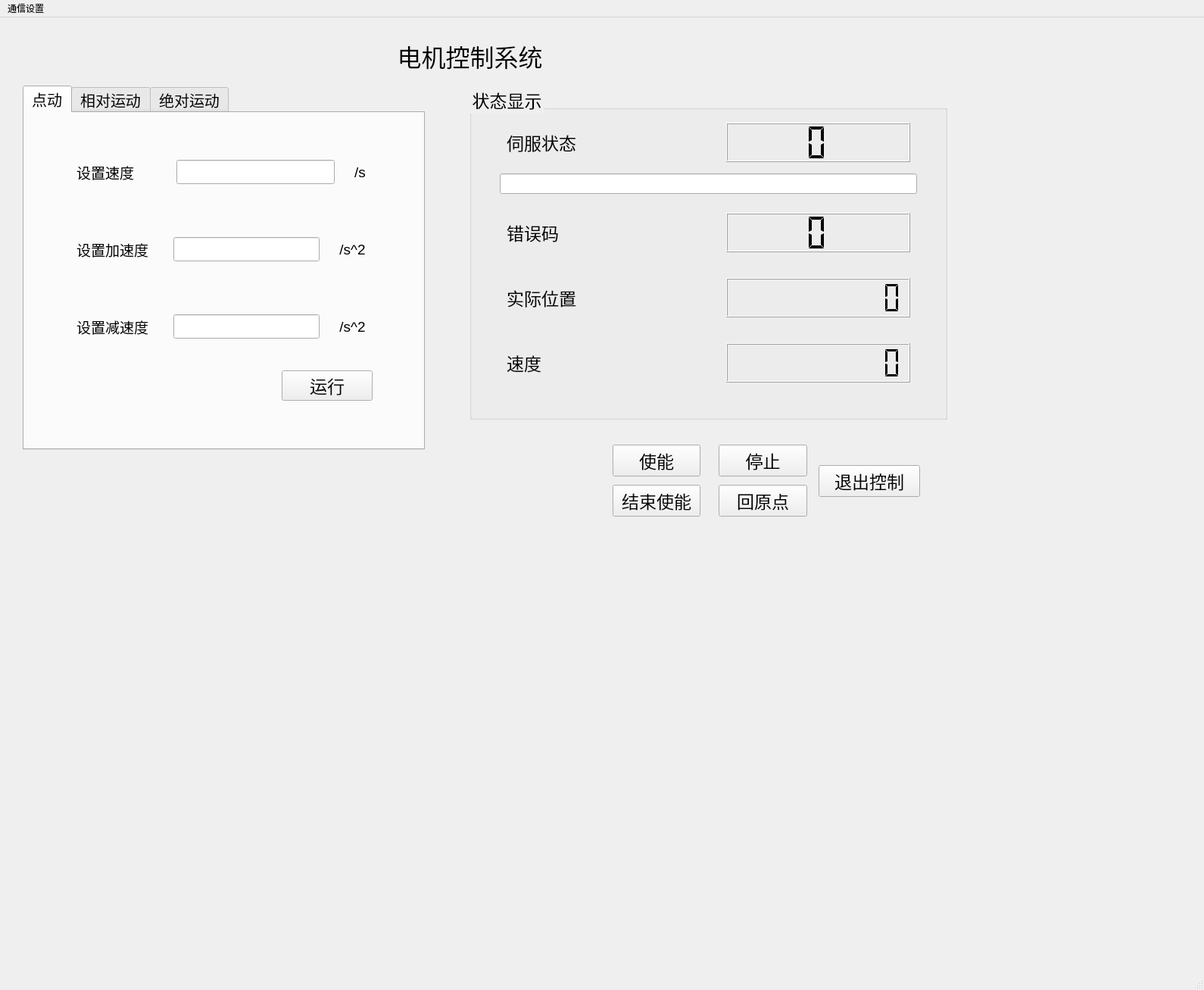
<?xml version="1.0" encoding="UTF-8"?>
<ui version="4.0">
 <class>form</class>
 <widget class="QMainWindow" name="form">
  <property name="geometry">
   <rect>
    <x>0</x>
    <y>0</y>
    <width>1590</width>
    <height>1307</height>
   </rect>
  </property>
  <property name="windowTitle">
   <string>MainWindow</string>
  </property>
  <widget class="QWidget" name="centralwidget">
   <widget class="QGroupBox" name="show_widget">
    <property name="geometry">
     <rect>
      <x>620</x>
      <y>90</y>
      <width>631</width>
      <height>441</height>
     </rect>
    </property>
    <property name="font">
     <font>
      <pointsize>17</pointsize>
     </font>
    </property>
    <property name="cursor">
     <cursorShape>ForbiddenCursor</cursorShape>
    </property>
    <property name="styleSheet">
     <string notr="true">color: rgb(0, 0, 0);</string>
    </property>
    <property name="title">
     <string>状态显示</string>
    </property>
    <widget class="QWidget" name="result_widget" native="true">
     <property name="geometry">
      <rect>
       <x>40</x>
       <y>40</y>
       <width>551</width>
       <height>361</height>
      </rect>
     </property>
     <layout class="QVBoxLayout" name="verticalLayout">
      <item>
       <widget class="QWidget" name="state_widget" native="true">
        <layout class="QHBoxLayout" name="horizontalLayout_16">
         <item>
          <widget class="QLabel" name="statelabel">
           <property name="font">
            <font>
             <pointsize>17</pointsize>
            </font>
           </property>
           <property name="text">
            <string>伺服状态</string>
           </property>
           <property name="alignment">
            <set>Qt::AlignLeading|Qt::AlignLeft|Qt::AlignVCenter</set>
           </property>
          </widget>
         </item>
         <item>
          <spacer name="horizontalSpacer_33">
           <property name="orientation">
            <enum>Qt::Horizontal</enum>
           </property>
           <property name="sizeType">
            <enum>QSizePolicy::Fixed</enum>
           </property>
           <property name="sizeHint" stdset="0">
            <size>
             <width>40</width>
             <height>20</height>
            </size>
           </property>
          </spacer>
         </item>
         <item>
          <widget class="QLCDNumber" name="stateNumber">
           <property name="font">
            <font>
             <pointsize>20</pointsize>
             <weight>50</weight>
             <bold>false</bold>
            </font>
           </property>
           <property name="smallDecimalPoint">
            <bool>true</bool>
           </property>
           <property name="digitCount">
            <number>1</number>
           </property>
           <property name="mode">
            <enum>QLCDNumber::Dec</enum>
           </property>
           <property name="segmentStyle">
            <enum>QLCDNumber::Flat</enum>
           </property>
           <property name="value" stdset="0">
            <double>0.000000000000000</double>
           </property>
           <property name="intValue" stdset="0">
            <number>0</number>
           </property>
          </widget>
         </item>
        </layout>
       </widget>
      </item>
      <item>
       <widget class="QLineEdit" name="lineEdit">
        <property name="font">
         <font>
          <pointsize>12</pointsize>
         </font>
        </property>
        <property name="cursor">
         <cursorShape>ForbiddenCursor</cursorShape>
        </property>
       </widget>
      </item>
      <item>
       <spacer name="verticalSpacer">
        <property name="orientation">
         <enum>Qt::Vertical</enum>
        </property>
        <property name="sizeType">
         <enum>QSizePolicy::Fixed</enum>
        </property>
        <property name="sizeHint" stdset="0">
         <size>
          <width>20</width>
          <height>10</height>
         </size>
        </property>
       </spacer>
      </item>
      <item>
       <widget class="QWidget" name="error_widget" native="true">
        <layout class="QHBoxLayout" name="horizontalLayout_17">
         <item>
          <widget class="QLabel" name="errorlabel">
           <property name="font">
            <font>
             <pointsize>17</pointsize>
            </font>
           </property>
           <property name="text">
            <string>错误码</string>
           </property>
           <property name="alignment">
            <set>Qt::AlignLeading|Qt::AlignLeft|Qt::AlignVCenter</set>
           </property>
          </widget>
         </item>
         <item>
          <spacer name="horizontalSpacer_34">
           <property name="orientation">
            <enum>Qt::Horizontal</enum>
           </property>
           <property name="sizeType">
            <enum>QSizePolicy::Fixed</enum>
           </property>
           <property name="sizeHint" stdset="0">
            <size>
             <width>40</width>
             <height>20</height>
            </size>
           </property>
          </spacer>
         </item>
         <item>
          <widget class="QLCDNumber" name="errorNumber">
           <property name="font">
            <font>
             <pointsize>20</pointsize>
             <weight>50</weight>
             <bold>false</bold>
            </font>
           </property>
           <property name="smallDecimalPoint">
            <bool>true</bool>
           </property>
           <property name="digitCount">
            <number>1</number>
           </property>
           <property name="mode">
            <enum>QLCDNumber::Dec</enum>
           </property>
           <property name="segmentStyle">
            <enum>QLCDNumber::Flat</enum>
           </property>
           <property name="value" stdset="0">
            <double>0.000000000000000</double>
           </property>
           <property name="intValue" stdset="0">
            <number>0</number>
           </property>
          </widget>
         </item>
        </layout>
       </widget>
      </item>
      <item>
       <spacer name="verticalSpacer_2">
        <property name="orientation">
         <enum>Qt::Vertical</enum>
        </property>
        <property name="sizeType">
         <enum>QSizePolicy::Fixed</enum>
        </property>
        <property name="sizeHint" stdset="0">
         <size>
          <width>20</width>
          <height>10</height>
         </size>
        </property>
       </spacer>
      </item>
      <item>
       <widget class="QWidget" name="location_widget" native="true">
        <layout class="QHBoxLayout" name="horizontalLayout_18">
         <item>
          <widget class="QLabel" name="locationlabel">
           <property name="font">
            <font>
             <pointsize>17</pointsize>
            </font>
           </property>
           <property name="text">
            <string>实际位置</string>
           </property>
           <property name="alignment">
            <set>Qt::AlignLeading|Qt::AlignLeft|Qt::AlignVCenter</set>
           </property>
          </widget>
         </item>
         <item>
          <spacer name="horizontalSpacer_35">
           <property name="orientation">
            <enum>Qt::Horizontal</enum>
           </property>
           <property name="sizeType">
            <enum>QSizePolicy::Fixed</enum>
           </property>
           <property name="sizeHint" stdset="0">
            <size>
             <width>40</width>
             <height>20</height>
            </size>
           </property>
          </spacer>
         </item>
         <item>
          <widget class="QLCDNumber" name="locationNumber">
           <property name="font">
            <font>
             <pointsize>20</pointsize>
             <weight>50</weight>
             <bold>false</bold>
            </font>
           </property>
           <property name="smallDecimalPoint">
            <bool>true</bool>
           </property>
           <property name="digitCount">
            <number>9</number>
           </property>
           <property name="mode">
            <enum>QLCDNumber::Dec</enum>
           </property>
           <property name="segmentStyle">
            <enum>QLCDNumber::Flat</enum>
           </property>
           <property name="value" stdset="0">
            <double>0.000000000000000</double>
           </property>
           <property name="intValue" stdset="0">
            <number>0</number>
           </property>
          </widget>
         </item>
        </layout>
       </widget>
      </item>
      <item>
       <spacer name="verticalSpacer_3">
        <property name="orientation">
         <enum>Qt::Vertical</enum>
        </property>
        <property name="sizeType">
         <enum>QSizePolicy::Fixed</enum>
        </property>
        <property name="sizeHint" stdset="0">
         <size>
          <width>20</width>
          <height>10</height>
         </size>
        </property>
       </spacer>
      </item>
      <item>
       <widget class="QWidget" name="val_widget" native="true">
        <layout class="QHBoxLayout" name="horizontalLayout_19">
         <item>
          <widget class="QLabel" name="speedlabel">
           <property name="font">
            <font>
             <pointsize>17</pointsize>
            </font>
           </property>
           <property name="text">
            <string>速度</string>
           </property>
           <property name="alignment">
            <set>Qt::AlignLeading|Qt::AlignLeft|Qt::AlignVCenter</set>
           </property>
          </widget>
         </item>
         <item>
          <spacer name="horizontalSpacer_36">
           <property name="orientation">
            <enum>Qt::Horizontal</enum>
           </property>
           <property name="sizeType">
            <enum>QSizePolicy::Fixed</enum>
           </property>
           <property name="sizeHint" stdset="0">
            <size>
             <width>40</width>
             <height>20</height>
            </size>
           </property>
          </spacer>
         </item>
         <item>
          <widget class="QLCDNumber" name="velNumber">
           <property name="font">
            <font>
             <pointsize>20</pointsize>
             <weight>50</weight>
             <bold>false</bold>
            </font>
           </property>
           <property name="smallDecimalPoint">
            <bool>true</bool>
           </property>
           <property name="digitCount">
            <number>9</number>
           </property>
           <property name="mode">
            <enum>QLCDNumber::Dec</enum>
           </property>
           <property name="segmentStyle">
            <enum>QLCDNumber::Flat</enum>
           </property>
           <property name="value" stdset="0">
            <double>0.000000000000000</double>
           </property>
           <property name="intValue" stdset="0">
            <number>0</number>
           </property>
          </widget>
         </item>
        </layout>
       </widget>
      </item>
     </layout>
    </widget>
   </widget>
   <widget class="QLabel" name="title">
    <property name="geometry">
     <rect>
      <x>370</x>
      <y>20</y>
      <width>501</width>
      <height>61</height>
     </rect>
    </property>
    <property name="font">
     <font>
      <pointsize>24</pointsize>
     </font>
    </property>
    <property name="text">
     <string>电机控制系统</string>
    </property>
    <property name="alignment">
     <set>Qt::AlignCenter</set>
    </property>
   </widget>
   <widget class="QTabWidget" name="set_Widget">
    <property name="geometry">
     <rect>
      <x>30</x>
      <y>90</y>
      <width>531</width>
      <height>481</height>
     </rect>
    </property>
    <property name="font">
     <font>
      <pointsize>15</pointsize>
     </font>
    </property>
    <property name="currentIndex">
     <number>0</number>
    </property>
    <widget class="QWidget" name="model1">
     <attribute name="title">
      <string>点动</string>
     </attribute>
     <widget class="QWidget" name="dian_parameter" native="true">
      <property name="geometry">
       <rect>
        <x>60</x>
        <y>30</y>
        <width>400</width>
        <height>300</height>
       </rect>
      </property>
      <layout class="QVBoxLayout" name="verticalLayout_3">
       <item>
        <widget class="QWidget" name="widget_3" native="true">
         <layout class="QHBoxLayout" name="horizontalLayout_5">
          <item>
           <widget class="QLabel" name="label_2">
            <property name="font">
             <font>
              <pointsize>14</pointsize>
             </font>
            </property>
            <property name="text">
             <string>设置速度</string>
            </property>
            <property name="alignment">
             <set>Qt::AlignLeading|Qt::AlignLeft|Qt::AlignVCenter</set>
            </property>
           </widget>
          </item>
          <item>
           <spacer name="horizontalSpacer_6">
            <property name="orientation">
             <enum>Qt::Horizontal</enum>
            </property>
            <property name="sizeType">
             <enum>QSizePolicy::Fixed</enum>
            </property>
            <property name="sizeHint" stdset="0">
             <size>
              <width>50</width>
              <height>20</height>
             </size>
            </property>
           </spacer>
          </item>
          <item>
           <widget class="QLineEdit" name="dian_Vel"/>
          </item>
          <item>
           <spacer name="horizontalSpacer_7">
            <property name="orientation">
             <enum>Qt::Horizontal</enum>
            </property>
            <property name="sizeType">
             <enum>QSizePolicy::Fixed</enum>
            </property>
            <property name="sizeHint" stdset="0">
             <size>
              <width>20</width>
              <height>10</height>
             </size>
            </property>
           </spacer>
          </item>
          <item>
           <widget class="QLabel" name="label_15">
            <property name="font">
             <font>
              <pointsize>14</pointsize>
             </font>
            </property>
            <property name="text">
             <string>/s</string>
            </property>
            <property name="alignment">
             <set>Qt::AlignCenter</set>
            </property>
           </widget>
          </item>
         </layout>
        </widget>
       </item>
       <item>
        <widget class="QWidget" name="widget_4" native="true">
         <layout class="QHBoxLayout" name="horizontalLayout_6">
          <item>
           <widget class="QLabel" name="label_13">
            <property name="font">
             <font>
              <pointsize>14</pointsize>
             </font>
            </property>
            <property name="text">
             <string>设置加速度</string>
            </property>
            <property name="alignment">
             <set>Qt::AlignLeading|Qt::AlignLeft|Qt::AlignVCenter</set>
            </property>
           </widget>
          </item>
          <item>
           <spacer name="horizontalSpacer_8">
            <property name="orientation">
             <enum>Qt::Horizontal</enum>
            </property>
            <property name="sizeType">
             <enum>QSizePolicy::Fixed</enum>
            </property>
            <property name="sizeHint" stdset="0">
             <size>
              <width>27</width>
              <height>20</height>
             </size>
            </property>
           </spacer>
          </item>
          <item>
           <widget class="QLineEdit" name="dian_Acc"/>
          </item>
          <item>
           <spacer name="horizontalSpacer_9">
            <property name="orientation">
             <enum>Qt::Horizontal</enum>
            </property>
            <property name="sizeType">
             <enum>QSizePolicy::Fixed</enum>
            </property>
            <property name="sizeHint" stdset="0">
             <size>
              <width>20</width>
              <height>10</height>
             </size>
            </property>
           </spacer>
          </item>
          <item>
           <widget class="QLabel" name="label_3">
            <property name="font">
             <font>
              <pointsize>14</pointsize>
             </font>
            </property>
            <property name="text">
             <string>/s^2</string>
            </property>
            <property name="alignment">
             <set>Qt::AlignCenter</set>
            </property>
           </widget>
          </item>
         </layout>
        </widget>
       </item>
       <item>
        <widget class="QWidget" name="widget_6" native="true">
         <layout class="QHBoxLayout" name="horizontalLayout_7">
          <item>
           <widget class="QLabel" name="label_14">
            <property name="font">
             <font>
              <pointsize>14</pointsize>
             </font>
            </property>
            <property name="text">
             <string>设置减速度</string>
            </property>
            <property name="alignment">
             <set>Qt::AlignLeading|Qt::AlignLeft|Qt::AlignVCenter</set>
            </property>
           </widget>
          </item>
          <item>
           <spacer name="horizontalSpacer_10">
            <property name="orientation">
             <enum>Qt::Horizontal</enum>
            </property>
            <property name="sizeType">
             <enum>QSizePolicy::Fixed</enum>
            </property>
            <property name="sizeHint" stdset="0">
             <size>
              <width>27</width>
              <height>20</height>
             </size>
            </property>
           </spacer>
          </item>
          <item>
           <widget class="QLineEdit" name="dian_Dec"/>
          </item>
          <item>
           <spacer name="horizontalSpacer_11">
            <property name="orientation">
             <enum>Qt::Horizontal</enum>
            </property>
            <property name="sizeType">
             <enum>QSizePolicy::Fixed</enum>
            </property>
            <property name="sizeHint" stdset="0">
             <size>
              <width>20</width>
              <height>20</height>
             </size>
            </property>
           </spacer>
          </item>
          <item>
           <widget class="QLabel" name="label_16">
            <property name="font">
             <font>
              <pointsize>14</pointsize>
             </font>
            </property>
            <property name="text">
             <string>/s^2</string>
            </property>
            <property name="alignment">
             <set>Qt::AlignCenter</set>
            </property>
           </widget>
          </item>
         </layout>
        </widget>
       </item>
      </layout>
     </widget>
     <widget class="QPushButton" name="dian_start">
      <property name="geometry">
       <rect>
        <x>340</x>
        <y>340</y>
        <width>120</width>
        <height>40</height>
       </rect>
      </property>
      <property name="font">
       <font>
        <pointsize>17</pointsize>
       </font>
      </property>
      <property name="text">
       <string>运行</string>
      </property>
     </widget>
    </widget>
    <widget class="QWidget" name="model2">
     <attribute name="title">
      <string>相对运动</string>
     </attribute>
     <widget class="QWidget" name="x_parameter" native="true">
      <property name="geometry">
       <rect>
        <x>40</x>
        <y>30</y>
        <width>420</width>
        <height>350</height>
       </rect>
      </property>
      <layout class="QVBoxLayout" name="verticalLayout_4">
       <item>
        <widget class="QWidget" name="widget_7" native="true">
         <layout class="QHBoxLayout" name="horizontalLayout_8">
          <item>
           <widget class="QLabel" name="label_5">
            <property name="font">
             <font>
              <pointsize>14</pointsize>
             </font>
            </property>
            <property name="text">
             <string>设置速度</string>
            </property>
            <property name="alignment">
             <set>Qt::AlignCenter</set>
            </property>
           </widget>
          </item>
          <item>
           <spacer name="horizontalSpacer_13">
            <property name="orientation">
             <enum>Qt::Horizontal</enum>
            </property>
            <property name="sizeType">
             <enum>QSizePolicy::Fixed</enum>
            </property>
            <property name="sizeHint" stdset="0">
             <size>
              <width>40</width>
              <height>20</height>
             </size>
            </property>
           </spacer>
          </item>
          <item>
           <widget class="QLineEdit" name="x_Vel"/>
          </item>
          <item>
           <spacer name="horizontalSpacer_14">
            <property name="orientation">
             <enum>Qt::Horizontal</enum>
            </property>
            <property name="sizeType">
             <enum>QSizePolicy::Fixed</enum>
            </property>
            <property name="sizeHint" stdset="0">
             <size>
              <width>20</width>
              <height>20</height>
             </size>
            </property>
           </spacer>
          </item>
          <item>
           <widget class="QLabel" name="label_7">
            <property name="font">
             <font>
              <pointsize>14</pointsize>
             </font>
            </property>
            <property name="text">
             <string>/s</string>
            </property>
            <property name="alignment">
             <set>Qt::AlignCenter</set>
            </property>
           </widget>
          </item>
         </layout>
        </widget>
       </item>
       <item>
        <widget class="QWidget" name="widget_8" native="true">
         <layout class="QHBoxLayout" name="horizontalLayout_9">
          <item>
           <widget class="QLabel" name="label_17">
            <property name="font">
             <font>
              <pointsize>14</pointsize>
             </font>
            </property>
            <property name="text">
             <string>设置加速度</string>
            </property>
            <property name="alignment">
             <set>Qt::AlignLeading|Qt::AlignLeft|Qt::AlignVCenter</set>
            </property>
           </widget>
          </item>
          <item>
           <spacer name="horizontalSpacer_15">
            <property name="orientation">
             <enum>Qt::Horizontal</enum>
            </property>
            <property name="sizeType">
             <enum>QSizePolicy::Fixed</enum>
            </property>
            <property name="sizeHint" stdset="0">
             <size>
              <width>17</width>
              <height>20</height>
             </size>
            </property>
           </spacer>
          </item>
          <item>
           <widget class="QLineEdit" name="x_Acc"/>
          </item>
          <item>
           <spacer name="horizontalSpacer_16">
            <property name="orientation">
             <enum>Qt::Horizontal</enum>
            </property>
            <property name="sizeType">
             <enum>QSizePolicy::Fixed</enum>
            </property>
            <property name="sizeHint" stdset="0">
             <size>
              <width>20</width>
              <height>20</height>
             </size>
            </property>
           </spacer>
          </item>
          <item>
           <widget class="QLabel" name="label_18">
            <property name="font">
             <font>
              <pointsize>14</pointsize>
             </font>
            </property>
            <property name="text">
             <string>/s^2</string>
            </property>
            <property name="alignment">
             <set>Qt::AlignCenter</set>
            </property>
           </widget>
          </item>
         </layout>
        </widget>
       </item>
       <item>
        <widget class="QWidget" name="widget_9" native="true">
         <layout class="QHBoxLayout" name="horizontalLayout_10">
          <item>
           <widget class="QLabel" name="label_19">
            <property name="font">
             <font>
              <pointsize>14</pointsize>
             </font>
            </property>
            <property name="text">
             <string>设置减速度</string>
            </property>
            <property name="alignment">
             <set>Qt::AlignLeading|Qt::AlignLeft|Qt::AlignVCenter</set>
            </property>
           </widget>
          </item>
          <item>
           <spacer name="horizontalSpacer_17">
            <property name="orientation">
             <enum>Qt::Horizontal</enum>
            </property>
            <property name="sizeType">
             <enum>QSizePolicy::Fixed</enum>
            </property>
            <property name="sizeHint" stdset="0">
             <size>
              <width>17</width>
              <height>20</height>
             </size>
            </property>
           </spacer>
          </item>
          <item>
           <widget class="QLineEdit" name="x_Dec"/>
          </item>
          <item>
           <spacer name="horizontalSpacer_18">
            <property name="orientation">
             <enum>Qt::Horizontal</enum>
            </property>
            <property name="sizeType">
             <enum>QSizePolicy::Fixed</enum>
            </property>
            <property name="sizeHint" stdset="0">
             <size>
              <width>20</width>
              <height>20</height>
             </size>
            </property>
           </spacer>
          </item>
          <item>
           <widget class="QLabel" name="label_20">
            <property name="font">
             <font>
              <pointsize>14</pointsize>
             </font>
            </property>
            <property name="text">
             <string>/s^2</string>
            </property>
            <property name="alignment">
             <set>Qt::AlignCenter</set>
            </property>
           </widget>
          </item>
         </layout>
        </widget>
       </item>
       <item>
        <widget class="QWidget" name="widget_10" native="true">
         <layout class="QHBoxLayout" name="horizontalLayout_11">
          <item>
           <widget class="QLabel" name="label_9">
            <property name="font">
             <font>
              <pointsize>14</pointsize>
             </font>
            </property>
            <property name="text">
             <string>目标移动量</string>
            </property>
            <property name="alignment">
             <set>Qt::AlignCenter</set>
            </property>
           </widget>
          </item>
          <item>
           <spacer name="horizontalSpacer_19">
            <property name="orientation">
             <enum>Qt::Horizontal</enum>
            </property>
            <property name="sizeType">
             <enum>QSizePolicy::Fixed</enum>
            </property>
            <property name="sizeHint" stdset="0">
             <size>
              <width>17</width>
              <height>20</height>
             </size>
            </property>
           </spacer>
          </item>
          <item>
           <widget class="QLineEdit" name="x_Move"/>
          </item>
         </layout>
        </widget>
       </item>
      </layout>
     </widget>
     <widget class="QPushButton" name="x_start">
      <property name="geometry">
       <rect>
        <x>340</x>
        <y>390</y>
        <width>120</width>
        <height>40</height>
       </rect>
      </property>
      <property name="font">
       <font>
        <pointsize>17</pointsize>
       </font>
      </property>
      <property name="text">
       <string>运行</string>
      </property>
     </widget>
    </widget>
    <widget class="QWidget" name="model3">
     <attribute name="title">
      <string>绝对运动</string>
     </attribute>
     <widget class="QWidget" name="j_parameter" native="true">
      <property name="geometry">
       <rect>
        <x>40</x>
        <y>20</y>
        <width>420</width>
        <height>350</height>
       </rect>
      </property>
      <layout class="QVBoxLayout" name="verticalLayout_5">
       <item>
        <widget class="QWidget" name="widget_14" native="true">
         <layout class="QHBoxLayout" name="horizontalLayout_12">
          <item>
           <widget class="QLabel" name="label_6">
            <property name="font">
             <font>
              <pointsize>14</pointsize>
             </font>
            </property>
            <property name="text">
             <string>设置速度</string>
            </property>
            <property name="alignment">
             <set>Qt::AlignCenter</set>
            </property>
           </widget>
          </item>
          <item>
           <spacer name="horizontalSpacer_23">
            <property name="orientation">
             <enum>Qt::Horizontal</enum>
            </property>
            <property name="sizeType">
             <enum>QSizePolicy::Fixed</enum>
            </property>
            <property name="sizeHint" stdset="0">
             <size>
              <width>40</width>
              <height>20</height>
             </size>
            </property>
           </spacer>
          </item>
          <item>
           <widget class="QLineEdit" name="j_Vel"/>
          </item>
          <item>
           <spacer name="horizontalSpacer_24">
            <property name="orientation">
             <enum>Qt::Horizontal</enum>
            </property>
            <property name="sizeType">
             <enum>QSizePolicy::Fixed</enum>
            </property>
            <property name="sizeHint" stdset="0">
             <size>
              <width>20</width>
              <height>20</height>
             </size>
            </property>
           </spacer>
          </item>
          <item>
           <widget class="QLabel" name="label_8">
            <property name="font">
             <font>
              <pointsize>14</pointsize>
             </font>
            </property>
            <property name="text">
             <string>/s</string>
            </property>
            <property name="alignment">
             <set>Qt::AlignCenter</set>
            </property>
           </widget>
          </item>
         </layout>
        </widget>
       </item>
       <item>
        <widget class="QWidget" name="widget_15" native="true">
         <layout class="QHBoxLayout" name="horizontalLayout_13">
          <item>
           <widget class="QLabel" name="label_21">
            <property name="font">
             <font>
              <pointsize>14</pointsize>
             </font>
            </property>
            <property name="text">
             <string>设置加速度</string>
            </property>
            <property name="alignment">
             <set>Qt::AlignLeading|Qt::AlignLeft|Qt::AlignVCenter</set>
            </property>
           </widget>
          </item>
          <item>
           <spacer name="horizontalSpacer_25">
            <property name="orientation">
             <enum>Qt::Horizontal</enum>
            </property>
            <property name="sizeType">
             <enum>QSizePolicy::Fixed</enum>
            </property>
            <property name="sizeHint" stdset="0">
             <size>
              <width>17</width>
              <height>20</height>
             </size>
            </property>
           </spacer>
          </item>
          <item>
           <widget class="QLineEdit" name="j_Acc"/>
          </item>
          <item>
           <spacer name="horizontalSpacer_26">
            <property name="orientation">
             <enum>Qt::Horizontal</enum>
            </property>
            <property name="sizeType">
             <enum>QSizePolicy::Fixed</enum>
            </property>
            <property name="sizeHint" stdset="0">
             <size>
              <width>20</width>
              <height>20</height>
             </size>
            </property>
           </spacer>
          </item>
          <item>
           <widget class="QLabel" name="label_22">
            <property name="font">
             <font>
              <pointsize>14</pointsize>
             </font>
            </property>
            <property name="text">
             <string>/s^2</string>
            </property>
            <property name="alignment">
             <set>Qt::AlignCenter</set>
            </property>
           </widget>
          </item>
         </layout>
        </widget>
       </item>
       <item>
        <widget class="QWidget" name="widget_16" native="true">
         <layout class="QHBoxLayout" name="horizontalLayout_14">
          <item>
           <widget class="QLabel" name="label_23">
            <property name="font">
             <font>
              <pointsize>14</pointsize>
             </font>
            </property>
            <property name="text">
             <string>设置减速度</string>
            </property>
            <property name="alignment">
             <set>Qt::AlignLeading|Qt::AlignLeft|Qt::AlignVCenter</set>
            </property>
           </widget>
          </item>
          <item>
           <spacer name="horizontalSpacer_27">
            <property name="orientation">
             <enum>Qt::Horizontal</enum>
            </property>
            <property name="sizeType">
             <enum>QSizePolicy::Fixed</enum>
            </property>
            <property name="sizeHint" stdset="0">
             <size>
              <width>17</width>
              <height>20</height>
             </size>
            </property>
           </spacer>
          </item>
          <item>
           <widget class="QLineEdit" name="j_Dec"/>
          </item>
          <item>
           <spacer name="horizontalSpacer_28">
            <property name="orientation">
             <enum>Qt::Horizontal</enum>
            </property>
            <property name="sizeType">
             <enum>QSizePolicy::Fixed</enum>
            </property>
            <property name="sizeHint" stdset="0">
             <size>
              <width>20</width>
              <height>20</height>
             </size>
            </property>
           </spacer>
          </item>
          <item>
           <widget class="QLabel" name="label_24">
            <property name="font">
             <font>
              <pointsize>14</pointsize>
             </font>
            </property>
            <property name="text">
             <string>/s^2</string>
            </property>
            <property name="alignment">
             <set>Qt::AlignCenter</set>
            </property>
           </widget>
          </item>
         </layout>
        </widget>
       </item>
       <item>
        <widget class="QWidget" name="widget_17" native="true">
         <layout class="QHBoxLayout" name="horizontalLayout_15">
          <item>
           <widget class="QLabel" name="label_11">
            <property name="font">
             <font>
              <pointsize>14</pointsize>
             </font>
            </property>
            <property name="text">
             <string>目标位置</string>
            </property>
            <property name="alignment">
             <set>Qt::AlignCenter</set>
            </property>
           </widget>
          </item>
          <item>
           <spacer name="horizontalSpacer_29">
            <property name="orientation">
             <enum>Qt::Horizontal</enum>
            </property>
            <property name="sizeType">
             <enum>QSizePolicy::Fixed</enum>
            </property>
            <property name="sizeHint" stdset="0">
             <size>
              <width>40</width>
              <height>20</height>
             </size>
            </property>
           </spacer>
          </item>
          <item>
           <widget class="QLineEdit" name="j_Move"/>
          </item>
         </layout>
        </widget>
       </item>
      </layout>
     </widget>
     <widget class="QPushButton" name="j_start">
      <property name="geometry">
       <rect>
        <x>340</x>
        <y>390</y>
        <width>120</width>
        <height>40</height>
       </rect>
      </property>
      <property name="font">
       <font>
        <pointsize>17</pointsize>
       </font>
      </property>
      <property name="text">
       <string>运行</string>
      </property>
     </widget>
    </widget>
   </widget>
   <widget class="QWidget" name="widget_13" native="true">
    <property name="geometry">
     <rect>
      <x>800</x>
      <y>550</y>
      <width>415</width>
      <height>125</height>
     </rect>
    </property>
    <layout class="QHBoxLayout" name="horizontalLayout_4">
     <item>
      <widget class="QWidget" name="widget_12" native="true">
       <layout class="QVBoxLayout" name="verticalLayout_6">
        <item>
         <widget class="QPushButton" name="powerButton">
          <property name="font">
           <font>
            <pointsize>17</pointsize>
           </font>
          </property>
          <property name="text">
           <string>使能</string>
          </property>
         </widget>
        </item>
        <item>
         <widget class="QPushButton" name="powerStopButton">
          <property name="font">
           <font>
            <pointsize>17</pointsize>
           </font>
          </property>
          <property name="text">
           <string>结束使能</string>
          </property>
         </widget>
        </item>
       </layout>
      </widget>
     </item>
     <item>
      <widget class="QWidget" name="widget" native="true">
       <layout class="QVBoxLayout" name="verticalLayout_2">
        <item>
         <widget class="QPushButton" name="stopButton">
          <property name="font">
           <font>
            <pointsize>17</pointsize>
           </font>
          </property>
          <property name="text">
           <string>停止</string>
          </property>
         </widget>
        </item>
        <item>
         <widget class="QPushButton" name="pushButton">
          <property name="font">
           <font>
            <pointsize>17</pointsize>
           </font>
          </property>
          <property name="text">
           <string>回原点</string>
          </property>
         </widget>
        </item>
       </layout>
      </widget>
     </item>
     <item>
      <widget class="QPushButton" name="quitButton">
       <property name="font">
        <font>
         <pointsize>17</pointsize>
        </font>
       </property>
       <property name="text">
        <string>退出控制</string>
       </property>
      </widget>
     </item>
    </layout>
   </widget>
  </widget>
  <widget class="QMenuBar" name="menubar">
   <property name="geometry">
    <rect>
     <x>0</x>
     <y>0</y>
     <width>1590</width>
     <height>26</height>
    </rect>
   </property>
   <widget class="QMenu" name="menu">
    <property name="title">
     <string>通信设置</string>
    </property>
    <addaction name="set_XNet"/>
    <addaction name="stop_XNet"/>
   </widget>
   <addaction name="menu"/>
  </widget>
  <widget class="QStatusBar" name="statusbar"/>
  <action name="set_XNet">
   <property name="text">
    <string>连接X-Net</string>
   </property>
  </action>
  <action name="stop_XNet">
   <property name="text">
    <string>结束X-Net</string>
   </property>
  </action>
 </widget>
 <resources/>
 <connections/>
</ui>
